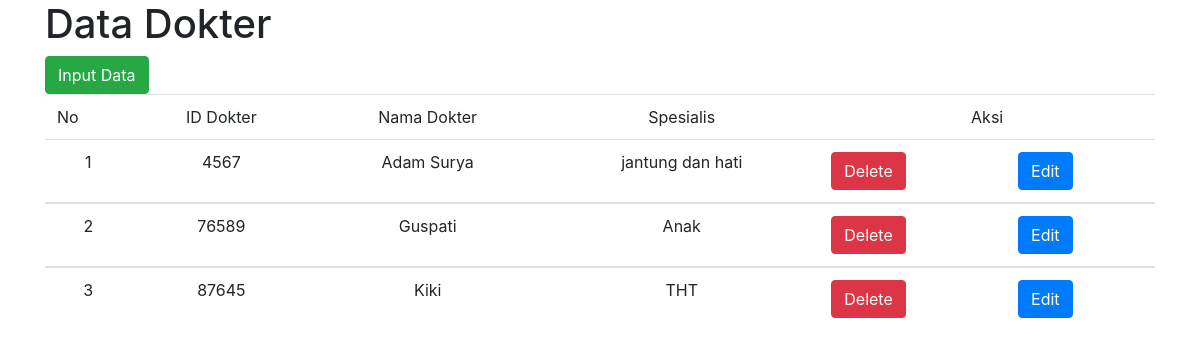
The app's page /1/pasien/list_dokter.php with its own data.
### tables this page shows
CREATE TABLE IF NOT EXISTS `tbl_dokter` (
`id_dokter` int(20) NOT NULL,
  `nama` varchar(25) NOT NULL,
  `spesialis` varchar(20) NOT NULL
);

### 1/pasien/list_dokter.php (the view, shortened to what this page needs)
<html>
<head>
	<link href="css/bootstrap.min.css" rel="stylesheet" type="text/css">
</head>
<body>
<div class="container">
	<form method="POST" action="">
	<h1>Data Dokter</h1>
		<td><a href="input_dokter.php" class="btn btn-success">Input Data</a></td>
	<table class="table">
		<thead class="thead-dark">
			<tr>
				<td>No</td>
				<td align="center">ID Dokter</td>
				<td align="center">Nama Dokter</td>
				<td align="center">Spesialis</td>
				<td align="center" colspan="2">Aksi</td>
			</tr>
		</thead>
		<?php
			$koneksi=mysqli_connect("localhost","root","","db_rumahsakit");
			$view=mysqli_query($koneksi,"Select * from tbl_dokter");
			$no=1;
			while($dataps=mysqli_fetch_array($view)){
		?>
		<tbody>
			<tr>
				<td align="center"><?php echo $no ?></td>
				<td align="center"><?php echo $dataps['id_dokter'] ?></td>
				<td align="center"><?php echo $dataps['nama'] ?></td>
				<td align="center"><?php echo $dataps['spesialis'] ?></td>
				<td > <a href="hapus_dokter.php?id=<?php echo $dataps['id_dokter']?>" class="btn btn-danger"> Delete </a></td>
				<td > <a href="edit_dokter.php?id=<?php echo $dataps['id_dokter']?>" class="btn btn-primary"> Edit </a></td>
			</tr>
		<?php
			$no++;}
			?>
		</tbody>
	</table>
</div>
</body>
</html>

### records on screen
tbl_dokter: id_dokter "4567", nama "Adam Surya", spesialis "jantung dan hati"
tbl_dokter: id_dokter "76589", nama "Guspati", spesialis "Anak"
tbl_dokter: id_dokter "87645", nama "Kiki", spesialis "THT"
